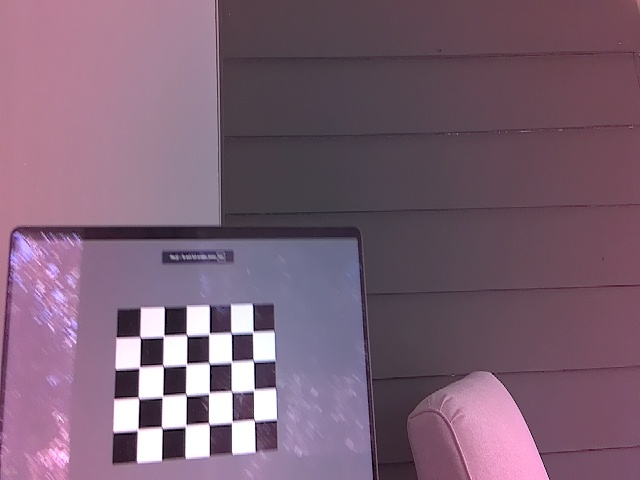
#> input picture calibration_images_recal/left/img_000_20260715_153116_185633.jpg, 640 x 480 px
$ python calibrate_camera.py -i ../../calibration_images_recal/left/img_000_20260715_153116_185633.jpg
#> lines starting #> are read from the running program, lines starting #| are printed output that depends on the picture
#!/usr/bin/env python3
"""
Camera Calibration Script with Visualization
Run on host machine to calibrate camera(s) from captured images
Shows checkerboard detection lines and reprojection errors
"""

import cv2
import numpy as np
import glob
import argparse
import os
from pathlib import Path

def calibrate_single_camera(images_path, pattern_size=(9, 6), square_size=25.0,
                            visualize=True, output_dir='calibration_output'):
    """
    Calibrate a single camera with visualization

    Args:
        images_path: Path pattern for images (e.g., 'calib/*.jpg')
        pattern_size: Checkerboard internal corners (width, height)
        square_size: Size of checkerboard squares in mm
        visualize: Show detection results
        output_dir: Where to save calibration results

    Returns:
        Camera matrix, distortion coefficients, reprojection error
    """
#> called with pattern_size = (9, 6), square_size = 25, visualize = True, output_dir = 'calibration_output'
    print("\n" + "="*70)
    print("SINGLE CAMERA CALIBRATION")
    print("="*70)

    # Termination criteria for corner refinement
    criteria = (cv2.TERM_CRITERIA_EPS + cv2.TERM_CRITERIA_MAX_ITER, 30, 0.001)

    # Prepare object points (3D points in real world space)
    objp = np.zeros((pattern_size[0] * pattern_size[1], 3), np.float32)
    objp[:, :2] = np.mgrid[0:pattern_size[0], 0:pattern_size[1]].T.reshape(-1, 2)
    objp *= square_size  # Scale by square size

    # Arrays to store object points and image points
    objpoints = []  # 3D points in real world
    imgpoints = []  # 2D points in image plane

    # Get list of images
    images = sorted(glob.glob(images_path))

    if not images:
        print(f"ERROR: No images found at {images_path}")
        return None, None, None

    print(f"Found {len(images)} images")
    print(f"Pattern: {pattern_size[0]}x{pattern_size[1]} corners")
    print(f"Square size: {square_size}mm\n")

    os.makedirs(output_dir, exist_ok=True)
    vis_dir = f"{output_dir}/visualizations"
    os.makedirs(vis_dir, exist_ok=True)

    successful = 0
    img_size = None

    for i, fname in enumerate(images):
        img = cv2.imread(fname)
#> img is the input picture: shape (480, 640, 3); mean B, G, R 116.3, 97.2, 124.3
        if img is None:
            print(f"  [{i+1}/{len(images)}] ✗ Could not read {fname}")
            continue

        gray = cv2.cvtColor(img, cv2.COLOR_BGR2GRAY)
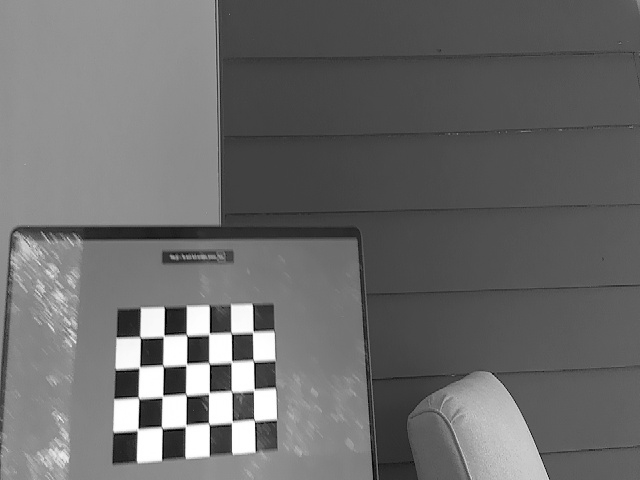
#> gray: shape (480, 640); min 2, max 255, mean 107.5
        img_size = gray.shape[::-1]
#> img_size = (640, 480)

        # Find checkerboard corners
        print(f"  [{i+1}/{len(images)}] Processing {Path(fname).name}...", end=' ')
        ret, corners = cv2.findChessboardCorners(gray, pattern_size,
                                                  cv2.CALIB_CB_ADAPTIVE_THRESH +
                                                  cv2.CALIB_CB_NORMALIZE_IMAGE +
                                                  cv2.CALIB_CB_FAST_CHECK)
#> ret = False; corners = None

        if ret:
            # Refine corner positions to sub-pixel accuracy
            corners_refined = cv2.cornerSubPix(gray, corners, (11, 11), (-1, -1), criteria)

            objpoints.append(objp)
            imgpoints.append(corners_refined)

            print(f"✓ FOUND")

            # Visualize
            if visualize:
                vis_img = img.copy()
                cv2.drawChessboardCorners(vis_img, pattern_size, corners_refined, ret)

                # Add info text
                cv2.putText(vis_img, f"Image {i+1}/{len(images)}", (10, 30),
                           cv2.FONT_HERSHEY_SIMPLEX, 1, (0, 255, 0), 2)
                cv2.putText(vis_img, "Pattern DETECTED", (10, 70),
                           cv2.FONT_HERSHEY_SIMPLEX, 1, (0, 255, 0), 2)

                # Save visualization
                vis_path = f"{vis_dir}/detected_{i:03d}.jpg"
                cv2.imwrite(vis_path, vis_img)

            successful += 1
        else:
            print(f"✗ PATTERN NOT FOUND")

    print(f"\nSuccessfully processed: {successful}/{len(images)} images")

    if successful < 10:
        print("\nWARNING: Need at least 10 images for good calibration!")
        print("Capture more images with varied angles and distances.")
        return None, None, None

    # Calibrate camera
    print("\nRunning calibration...")
    ret, camera_matrix, dist_coeffs, rvecs, tvecs = cv2.calibrateCamera(
        objpoints, imgpoints, img_size, None, None
    )

    # Calculate reprojection error
    mean_error = 0
    for i in range(len(objpoints)):
        imgpoints2, _ = cv2.projectPoints(objpoints[i], rvecs[i], tvecs[i],
                                          camera_matrix, dist_coeffs)
        error = cv2.norm(imgpoints[i], imgpoints2, cv2.NORM_L2) / len(imgpoints2)
        mean_error += error

    mean_error /= len(objpoints)

    print("\n" + "="*70)
    print("CALIBRATION RESULTS")
    print("="*70)
    print(f"RMS reprojection error: {mean_error:.3f} pixels")
    if mean_error < 0.5:
        print("  → Excellent calibration!")
    elif mean_error < 1.0:
        print("  → Good calibration")
    else:
        print("  → Warning: Consider recalibrating for better accuracy")

    print(f"\nCamera Matrix:\n{camera_matrix}")
    print(f"\nDistortion Coefficients:\n{dist_coeffs}")

    print(f"\nFocal length: fx={camera_matrix[0,0]:.2f}, fy={camera_matrix[1,1]:.2f}")
    print(f"Optical center: cx={camera_matrix[0,2]:.2f}, cy={camera_matrix[1,2]:.2f}")

    # Save calibration
    calib_file = f"{output_dir}/camera_calibration.npz"
    np.savez(calib_file,
             camera_matrix=camera_matrix,
             dist_coeffs=dist_coeffs,
             rvecs=rvecs,
             tvecs=tvecs,
             rms_error=mean_error,
             pattern_size=pattern_size,
             square_size=square_size)

    print(f"\n✓ Calibration saved to: {calib_file}")
    print(f"✓ Visualizations saved to: {vis_dir}/")

    # Create undistortion example
    if visualize and len(images) > 0:
        create_undistortion_comparison(images[0], camera_matrix, dist_coeffs, output_dir)

    return camera_matrix, dist_coeffs, mean_error


# [149 lines left out: functions create_undistortion_comparison, calibrate_stereo, not called in this run]


def main():
    parser = argparse.ArgumentParser(
        description="Camera calibration with visualization",
        formatter_class=argparse.RawDescriptionHelpFormatter,
        epilog="""
Examples:
  # Single camera calibration
  python tools/calibration/calibrate_camera.py --input "calib_images/*.jpg" --pattern 9x6

  # Stereo camera calibration
  python tools/calibration/calibrate_camera.py --stereo \\
      --left "calib_stereo/left/*.jpg" \\
      --right "calib_stereo/right/*.jpg" \\
      --pattern 9x6

  # With custom square size (in mm)
  python tools/calibration/calibrate_camera.py --input "calib/*.jpg" --pattern 9x6 --square-size 40
        """
    )

    parser.add_argument('--input', '-i', type=str,
                       help='Input images path pattern (e.g., "images/*.jpg")')
    parser.add_argument('--stereo', action='store_true',
                       help='Perform stereo calibration')
    parser.add_argument('--left', type=str,
                       help='Left camera images for stereo (e.g., "left/*.jpg")')
    parser.add_argument('--right', type=str,
                       help='Right camera images for stereo (e.g., "right/*.jpg")')
    parser.add_argument('--pattern', '-p', type=str, default='9x6',
                       help='Checkerboard pattern (default: 9x6 internal corners)')
    parser.add_argument('--square-size', '-s', type=float, default=25.0,
                       help='Checkerboard square size in mm (default: 25.0)')
    parser.add_argument('--output', '-o', type=str, default='calibration_output',
                       help='Output directory (default: calibration_output)')
    parser.add_argument('--no-viz', action='store_true',
                       help='Disable visualization')

    args = parser.parse_args()

    # Parse pattern size
    pattern_parts = args.pattern.lower().split('x')
    if len(pattern_parts) != 2:
        print("ERROR: Pattern must be in format WIDTHxHEIGHT (e.g., 9x6)")
        return

    pattern_size = (int(pattern_parts[0]), int(pattern_parts[1]))

    # Run calibration
    if args.stereo:
        if not args.left or not args.right:
            print("ERROR: --left and --right required for stereo calibration")
            return

        calibrate_stereo(args.left, args.right, pattern_size,
                        args.square_size, args.output)
    else:
        if not args.input:
            print("ERROR: --input required for single camera calibration")
            return

        calibrate_single_camera(args.input, pattern_size, args.square_size,
                               visualize=not args.no_viz, output_dir=args.output)

    print("\n✓ Calibration complete!")

if __name__ == "__main__":
    main()

$ run again, on calibration_images_recal/left/img_003_20260715_153202_203499.jpg
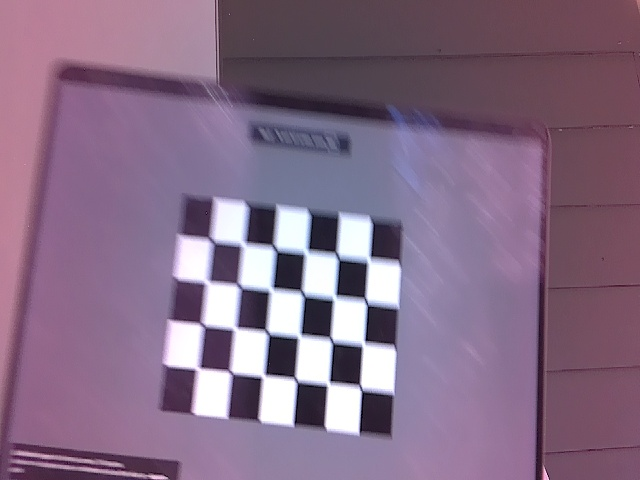
#> input picture calibration_images_recal/left/img_003_20260715_153202_203499.jpg, 640 x 480 px
#> in calibrate_single_camera, img is the input picture: shape (480, 640, 3); mean B, G, R 133.3, 108.3, 133.2
#> in calibrate_single_camera, `gray = cv2.cvtColor(img, cv2.COLOR_BGR2GRAY)`:
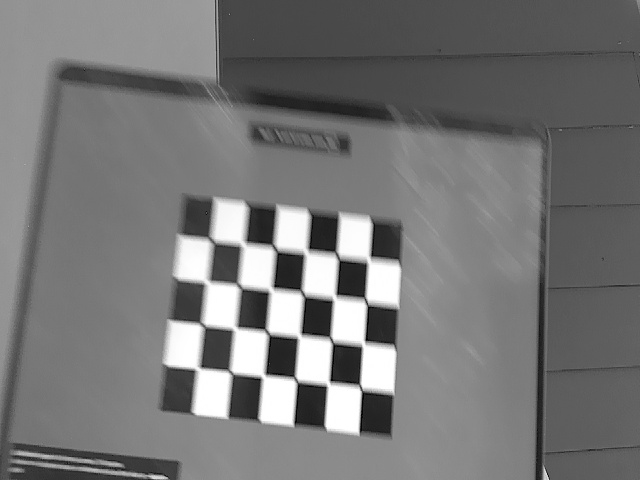
#> gray: shape (480, 640); min 1, max 255, mean 118.6
#> ret = False; corners = None

$ run again, on calibration_images_recal/left/img_006_20260715_153206_393477.jpg
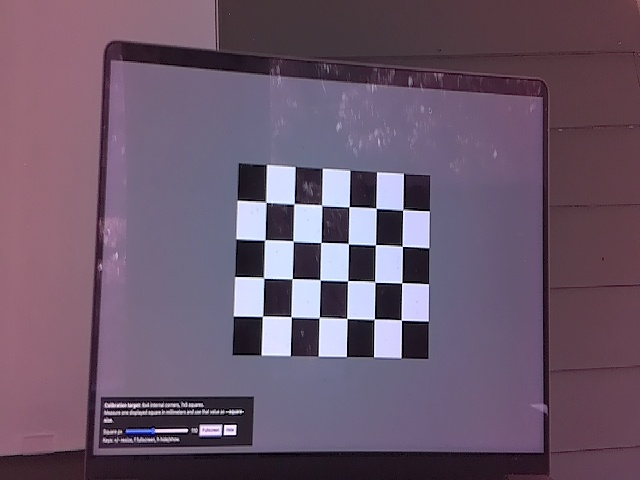
#> input picture calibration_images_recal/left/img_006_20260715_153206_393477.jpg, 640 x 480 px
#> in calibrate_single_camera, img is the input picture: shape (480, 640, 3); mean B, G, R 107.5, 87.9, 107.2
#> in calibrate_single_camera, `gray = cv2.cvtColor(img, cv2.COLOR_BGR2GRAY)`:
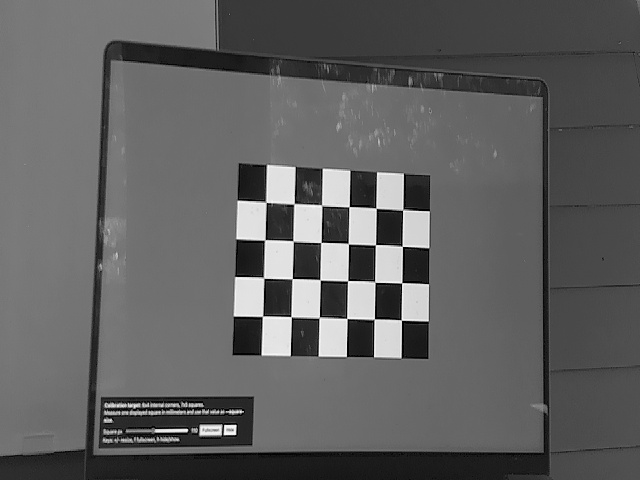
#> gray: shape (480, 640); min 0, max 254, mean 95.9
#> ret = False; corners = None

$ run again, on calibration_images_recal/left/img_007_20260715_153207_599586.jpg
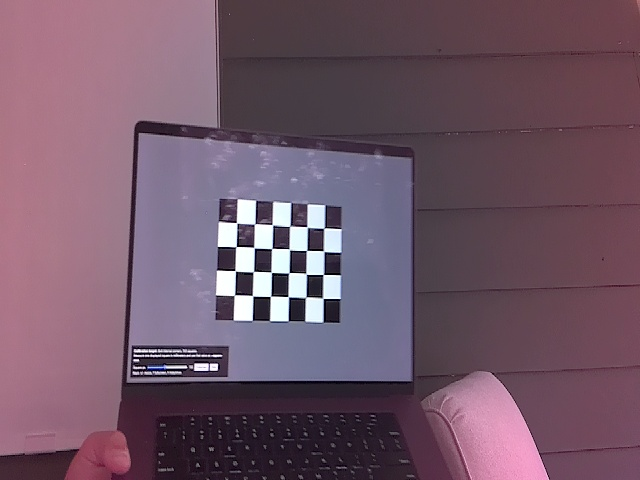
#> input picture calibration_images_recal/left/img_007_20260715_153207_599586.jpg, 640 x 480 px
#> in calibrate_single_camera, img is the input picture: shape (480, 640, 3); mean B, G, R 104, 87.7, 113.6
#> in calibrate_single_camera, `gray = cv2.cvtColor(img, cv2.COLOR_BGR2GRAY)`:
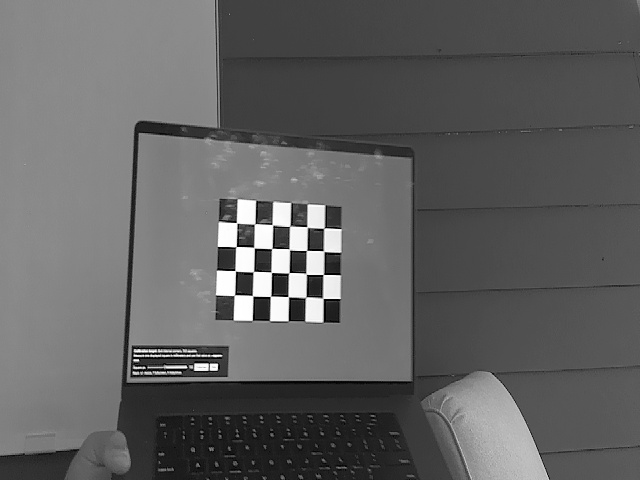
#> gray: shape (480, 640); min 0, max 255, mean 97.3
#> ret = False; corners = None
